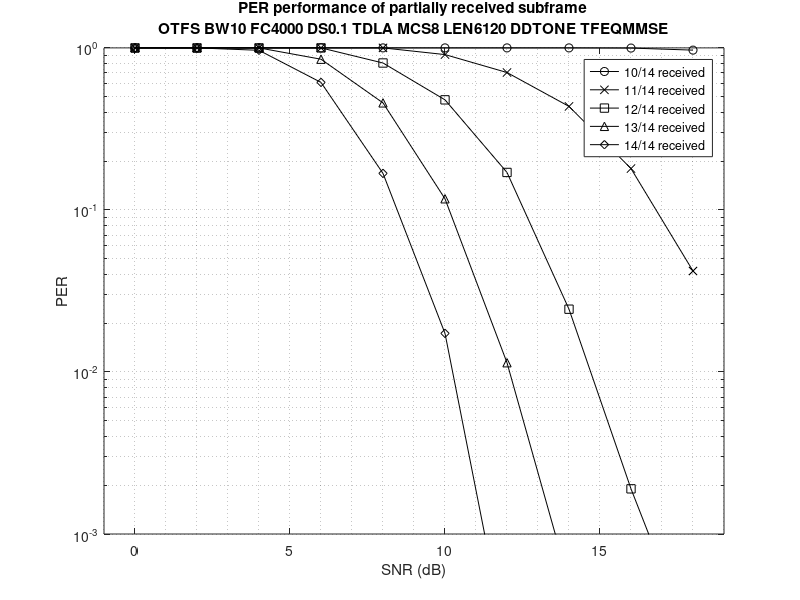

This figure's MATLAB source:
% simulator: new_wave_lls
% commit: 

% RUNNING CASE: OTFS BW10 FC4000 V120 DS0.1 TDLA MCS8 LEN6120 SIM10000 SNR0 DDTONE TFEQMMSE
% 9 symbol received
per_case01 = [ ...
     0.0    1.000000
     2.0    1.000000
     4.0    1.000000
     6.0    1.000000
     8.0    1.000000
    10.0    1.000000
    12.0    1.000000
    14.0    1.000000
    16.0    1.000000
    18.0    1.000000];

% 10 symbols received
per_case02 = [ ...
     0.0    1.000000
     2.0    1.000000
     4.0    1.000000
     6.0    1.000000
     8.0    1.000000
    10.0    1.000000
    12.0    1.000000
    14.0    1.000000
    16.0    0.997512
    18.0    0.968599];

% 11 symbol received
per_case03 = [ ...
     0.0    1.000000
     2.0    1.000000
     4.0    1.000000
     6.0    1.000000
     8.0    1.000000
    10.0    0.909297
    12.0    0.704745
    14.0    0.435396
    16.0    0.179982
    18.0    0.041985];

% 12 symbol received
per_case04 = [ ...
     0.0    1.000000
     2.0    1.000000
     4.0    1.000000
     6.0    1.000000
     8.0    0.806841
    10.0    0.477950
    12.0    0.170348
    14.0    0.024400
    16.0    0.001900
    18.0    0.000200];

% 13 symbol received
per_case05 = [ ...
     0.0    1.000000
     2.0    1.000000
     4.0    1.000000
     6.0    0.851380
     8.0    0.457763
    10.0    0.117149
    12.0    0.011400
    14.0    0.000500];

% 14 symbol received
per_case06 = [ ...
     0.0    1.000000
     2.0    1.000000
     4.0    0.966265
     6.0    0.612214
     8.0    0.168064
    10.0    0.017300
    12.0    0.000200];

figure
semilogy(per_case02(:,1),per_case02(:,2),'-ko'), hold on
semilogy(per_case03(:,1),per_case03(:,2),'-kx')
semilogy(per_case04(:,1),per_case04(:,2),'-ks')
semilogy(per_case05(:,1),per_case05(:,2),'-k^')
semilogy(per_case06(:,1),per_case06(:,2),'-kd'), hold off
grid minor
title({'PER performance of partially received subframe'; 'OTFS BW10 FC4000 DS0.1 TDLA MCS8 LEN6120 DDTONE TFEQMMSE'})
xlabel('SNR (dB)'), ylabel('PER')
legend('10/14 received', '11/14 received', '12/14 received', '13/14 received', '14/14 received')
axis([-1 19 1e-3 1])
